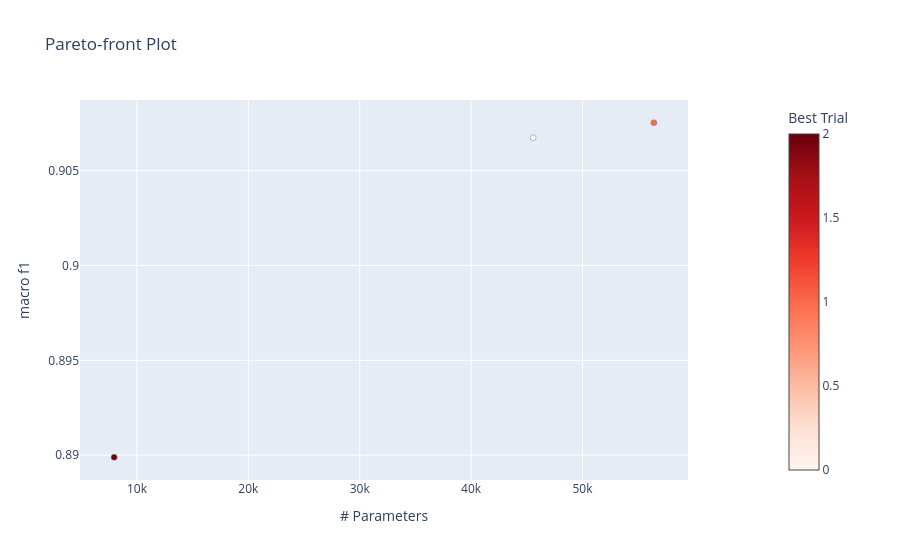

This figure's notebook cell:
### Code cell
fig = optuna.visualization.plot_pareto_front(study, targets=lambda t: (t.values[1], t.values[0]), target_names=["# Parameters", "macro f1"])
fig.show()

### Figure 1 — Plotly figure (JSON) as saved in the notebook; plotly's stock layout.template omitted (floating-point values rounded to 4 significant figures)
{"data": [{"hovertemplate": "%{text}<extra>Trial</extra>", "marker": {"color": [], "colorbar": {"title": {"text": "Trial"}}, "colorscale": [[0, "rgb(247,251,255)"], [0.125, "rgb(222,235,247)"], [0.25, "rgb(198,219,239)"], [0.375, "rgb(158,202,225)"], [0.5, "rgb(107,174,214)"], [0.625, "rgb(66,146,198)"], [0.75, "rgb(33,113,181)"], [0.875, "rgb(8,81,156)"], [1, "rgb(8,48,107)"]], "line": {"color": "Grey", "width": 0.5}}, "mode": "markers", "showlegend": false, "text": [], "type": "scatter", "x": [], "y": []}, {"hovertemplate": "%{text}<extra>Best Trial</extra>", "marker": {"color": [0, 1, 2], "colorbar": {"title": {"text": "Best Trial"}, "x": 1.1, "xpad": 40}, "colorscale": [[0, "rgb(255,245,240)"], [0.125, "rgb(254,224,210)"], [0.25, "rgb(252,187,161)"], [0.375, "rgb(252,146,114)"], [0.5, "rgb(251,106,74)"], [0.625, "rgb(239,59,44)"], [0.75, "rgb(203,24,29)"], [0.875, "rgb(165,15,21)"], [1, "rgb(103,0,13)"]], "line": {"color": "Grey", "width": 0.5}}, "mode": "markers", "showlegend": false, "text": ["{<br>  \"number\": 0,<br>  \"values\": [<br>    0.9067372839884815,<br>    45564.0<br>  ],<br>  \"params\": {<br>    \"num_blocks_slstm_at\": 69,<br>    \"dropout\": 0.5,<br>    \"embedding_dim\": 24,<br>    \"conv1d_kernel_size\": 21,<br>    \"num_heads\": 4<br>  },<br>  \"user_attrs\": {<br>    \"block_config\": \"6_smsmmm\",<br>    \"num_blocks_slstm_at\": \"6_[0,2]\"<br>  }<br>}", "{<br>  \"number\": 1,<br>  \"values\": [<br>    0.9075286006106609,<br>    56404.0<br>  ],<br>  \"params\": {<br>    \"num_blocks_slstm_at\": 26,<br>    \"dropout\": 0.25,<br>    \"embedding_dim\": 40,<br>    \"conv1d_kernel_size\": 11,<br>    \"num_heads\": 4<br>  },<br>  \"user_attrs\": {<br>    \"block_config\": \"4_ssms\",<br>    \"num_blocks_slstm_at\": \"4_[0,1,3]\"<br>  }<br>}", "{<br>  \"number\": 2,<br>  \"values\": [<br>    0.8898906377225135,<br>    7956.0<br>  ],<br>  \"params\": {<br>    \"num_blocks_slstm_at\": 5,<br>    \"dropout\": 0.1,<br>    \"embedding_dim\": 16,<br>    \"conv1d_kernel_size\": 11,<br>    \"num_heads\": 4<br>  },<br>  \"user_attrs\": {<br>    \"block_config\": \"2_ss\",<br>    \"num_blocks_slstm_at\": \"2_[0,1]\"<br>  }<br>}"], "type": "scatter", "x": [45564, 56404, 7956], "y": [0.9067, 0.9075, 0.8899]}], "layout": {"title": {"text": "Pareto-front Plot"}, "xaxis": {"title": {"text": "# Parameters"}}, "yaxis": {"title": {"text": "macro f1"}}}}
